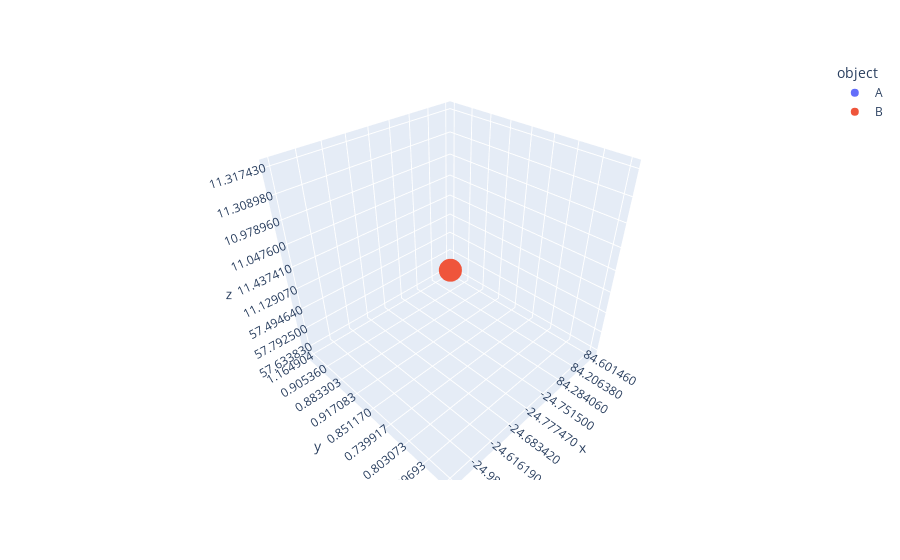

The code cell stored with this chart in its notebook:
### Code cell
import plotly.express as px
import plotly.graph_objects as go

# for id in range(df.shape[0]):
id = 1
df_B_pos = df.loc[id, columns_B_pos]
df_B_pos = df_B_pos.str.replace("(","")
df_B_pos = df_B_pos.str.replace(")","")

df_B_pos = df_B_pos.str.split(',', expand=True).rename(columns={0: "x", 1: "y", 2: "z"})
df_B_pos['object'] = 'B'

df_A_pos = df.loc[id, columns_A_pos]
df_A_pos = df_A_pos.str.replace("(","")
df_A_pos = df_A_pos.str.replace(")","")

df_A_pos = df_A_pos.str.split(',', expand=True).rename(columns={0: "x", 1: "y", 2: "z"})
df_A_pos['object'] = 'A'

df_pos = pd.concat([df_A_pos, df_B_pos])


fig = px.scatter_3d(df_pos, x='x', y='y', z='z', color='object')

# fig = go.Figure()

# for obj, group in df_pos.groupby("object"):
#     fig.add_trace(go.Scatter3d(x=group['x'], y=group['y'], z=group['z'], mode='lines+markers', name=obj,
#       line=dict(width=1),
#       hovertemplate="Object=%s<br>X=%%{x}<br>Y=%%{y}<br>Z=%%{z}<extra></extra>" % obj))

# fig.update_layout(scene=dict(xaxis_title='X', yaxis_title='Y', zaxis_title='Z'),
#                   legend_title_text="Object")



fig.show()
